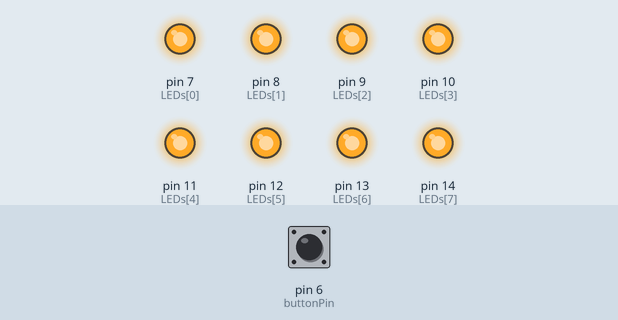
Simulated run of this sketch. Board: Arduino Uno, built with avr-gcc and run on an emulated ATmega328P. Parts: output pins drawn as LEDs (lit = HIGH). The test bench sets the inputs (shaded band); at power-on: pin 6 (buttonPin) LOW.

Above: at 0.05 s.
At 0.65 s:
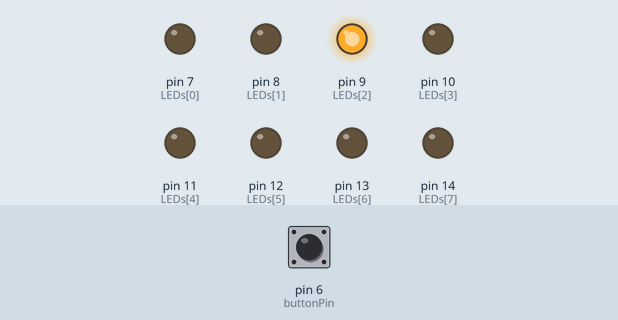
At 1.15 s:
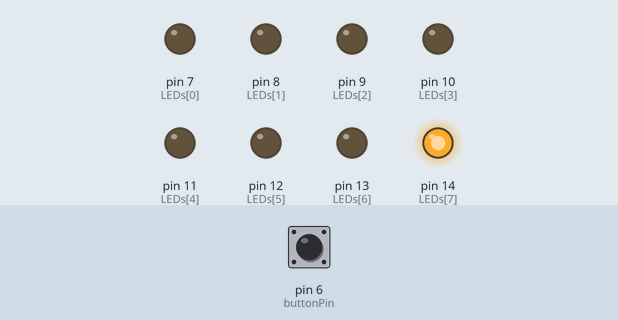
At 1.85 s:
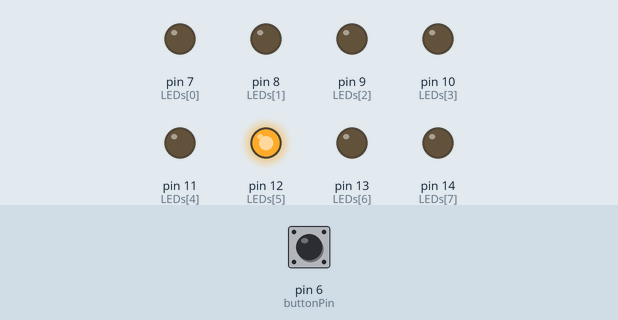
At 2.65 s:
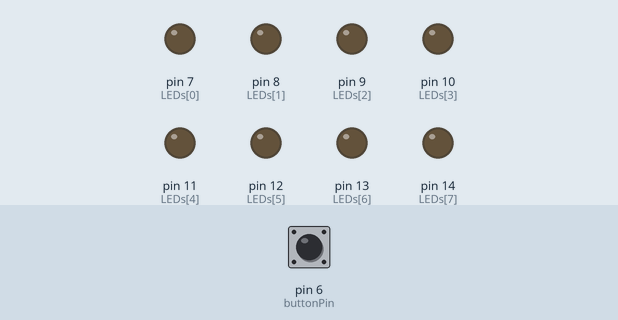
At 5.15 s:
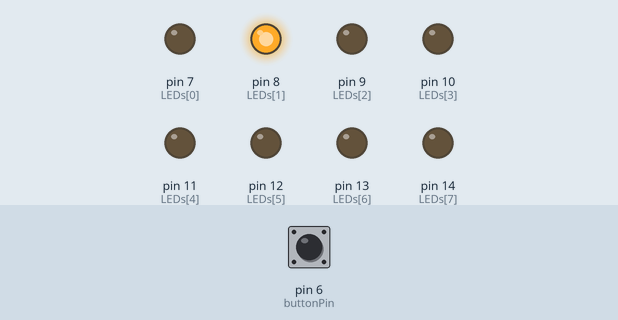
Timing chart, 0 to 5.5 s (numbered marks = the images above):
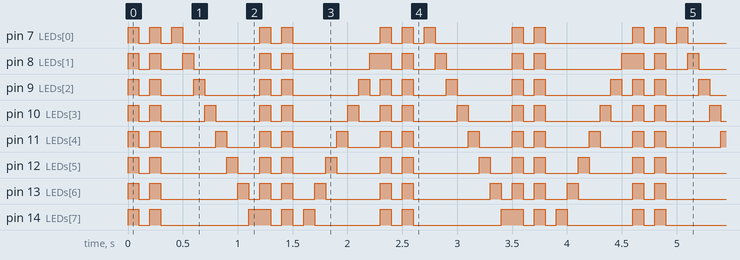

Measured:
- by itself, pin 7 (LEDs[0]): repeats every 2.3 s: 2 × (LOW 0.10 s, HIGH 0.10 s), LOW 0.70 s, HIGH 0.10 s, LOW 0.10 s, HIGH 0.10 s, LOW 0.80 s, HIGH 0.10 s
- by itself, pin 14 (LEDs[7]): repeats every 2.3 s: LOW 0.10 s, HIGH 0.10 s, LOW 0.80 s, HIGH 0.20 s, 2 × (LOW 0.10 s, HIGH 0.10 s), LOW 0.60 s, HIGH 0.10 s
- by itself, everything shown: repeats every 2.3 s, in 23 steps

The sketch:

lab3-3.ino
```cpp
const byte LEDs[] = { 7, 8, 9, 10, 11, 12, 13, 14};
const byte total = sizeof(LEDs);
const int buttonPin = 6;
byte index = 0;
int j = 0;
int buttonState = 0;
void setup()
{
  // 將每個 Pin 設定成輸出
  for (byte i = 0; i < total; i++) {
    pinMode(LEDs[i], OUTPUT);
  }
  pinMode(buttonPin, INPUT);
}

void loop() {
  buttonState = digitalRead(buttonPin);
  if (buttonState == HIGH) {
for (index = 0; index <= 7; index++) //向左展示
    { // 所有 LED OFF
      for (byte i = 0; i < total; i++) {
        digitalWrite(LEDs[i], LOW);
      }

      // 點亮 index 位置之 LED
      digitalWrite(LEDs[index], HIGH);
      delay(100);
    }
     for (index = 7; index > 0; index--)
    { // 向右展示}
      for (byte i = 7; i > 0; i--)
      {
        digitalWrite(LEDs[i], LOW);
      }
      // 點亮 index 位置之 LED
      digitalWrite(LEDs[index], HIGH);
      delay(100);
    }
  }
   else{
    for (j = 0; j < 2; j++)
    {
      for (byte i = 0; i < total; i++) {
        digitalWrite(LEDs[i], HIGH);
      }
      delay(100);
      for (byte i = 0; i < total; i++) {
        digitalWrite(LEDs[i], LOW);
      }
      delay(100);

    }

    for (index = 0; index <= 7; index++) //向左展示
    { // 所有 LED OFF
      for (byte i = 0; i < total; i++) {
        digitalWrite(LEDs[i], LOW);
      }

      // 點亮 index 位置之 LED
      digitalWrite(LEDs[index], HIGH);
      delay(100);
    }


    for (j = 0; j < 2; j++)
    {
      for (byte i = 0; i < total; i++) {
        digitalWrite(LEDs[i], HIGH);
      }
      delay(100);
      for (byte i = 0; i < total; i++) {
        digitalWrite(LEDs[i], LOW);
      }
      delay(100);

    }
    for (index = 7; index > 0; index--)
    { // 向右展示}
      for (byte i = 7; i > 0; i--)
      {
        digitalWrite(LEDs[i], LOW);
      }
      // 點亮 index 位置之 LED
      digitalWrite(LEDs[index], HIGH);
      delay(100);
    }
  }
}
```
